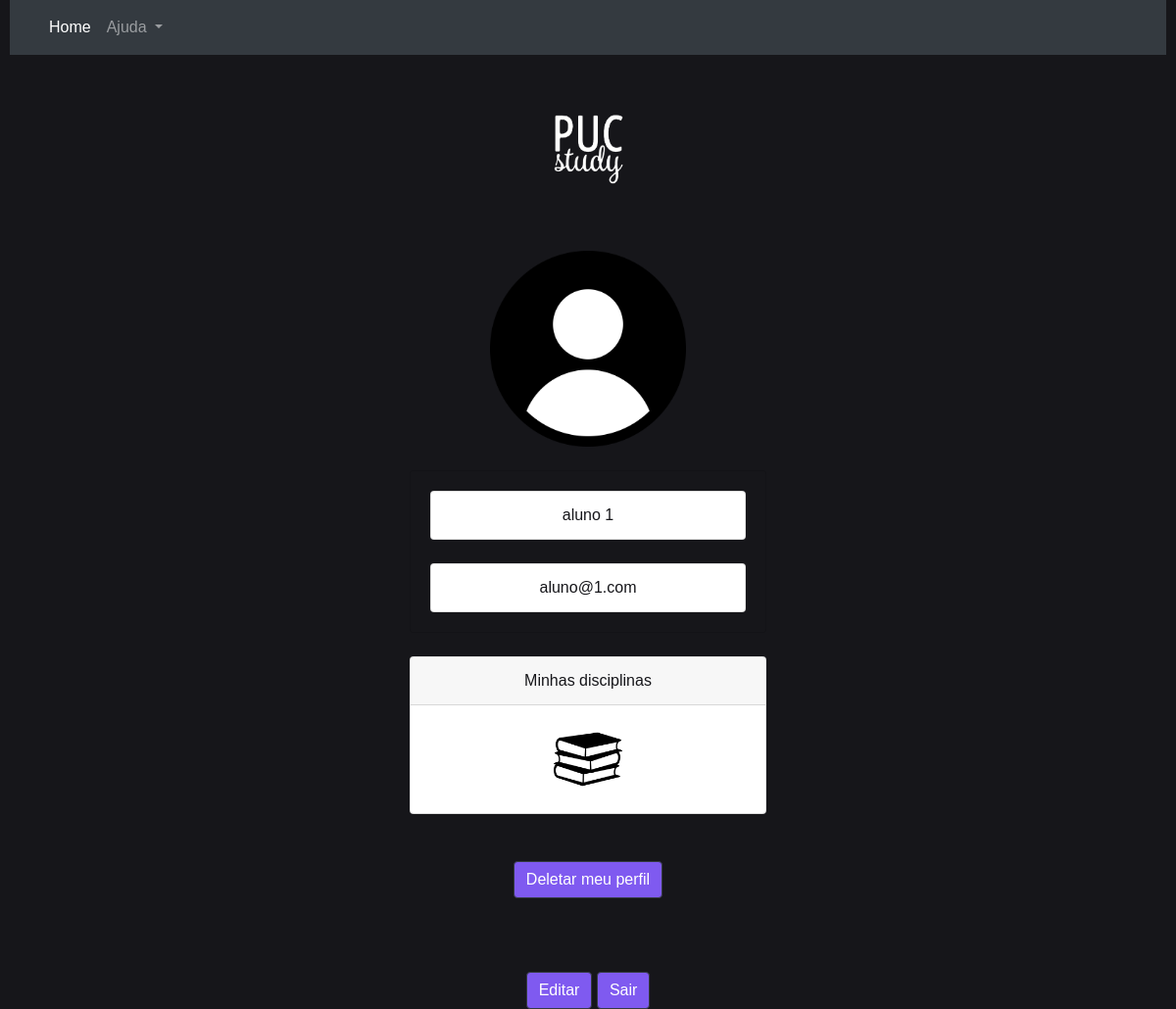
The page /perfilUsuario (signed in) on the database its author committed.
### first/models.py (models this page shows, shortened)
class Usuario(AbstractBaseUser):
    nome=models.CharField(max_length=30)
    sobrenome=models.CharField(max_length=30)
    email=models.EmailField(unique=True)
    is_admin = models.BooleanField(default=False)
    USERNAME_FIELD = 'email'
    REQUIRED_FIELDS = []
    objects = UserManager()

### first/views.py (the view)
# urls.py: path('perfilUsuario',views.perfilUsuario, name='perfilUsuario'),
def perfilUsuario(request):
    usuario = request.user
    return render(request, 'perfilusuario.html', {'usuario':usuario})

### first/templates/perfilusuario.html (shortened to what this page needs)
{% load static %}
<!DOCTYPE html>
<html lang="pt-br">
<head>
    <link rel="stylesheet" href="https://stackpath.bootstrapcdn.com/bootstrap/4.1.3/css/bootstrap.min.css">
</head>
<body>
  <nav class="navbar navbar-expand-lg navbar-dark bg-dark" style = "background: #31313d;">
    <div class="collapse navbar-collapse" id="conteudoNavbarSuportado">
      <ul class="navbar-nav mr-auto">
        <li class="nav-item active">
          <a class="nav-link" href="menu.html">Home <span class="sr-only">(página atual)</span></a>
        </li>
        <li class="nav-item dropdown">
          <a class="nav-link dropdown-toggle" href="#" id="navbarDropdown" role="button" data-toggle="dropdown" aria-haspopup="true" aria-expanded="false">
            Ajuda
          </a>
      </ul>
    </div>
  </nav>
  <br />
  <br />
    <img src = "../../static/logo puc study.png" alt="logo Puc Study"  height = "90">
    <br />
    <br />
    <img src = "../../static/Perfil.png" alt="icone da foto de perfil do usuário" width="200" height = "200" style = "display: block; margin-left: auto; margin-right: auto; margin-top: 1cm ;">
    <br />
    <div class="col-sm-4" style = "display: block; margin: auto;">
        <div class="card" style = "background-color: #16161a;">
          <div class="card-body">
            <ul class="list-group">
              <li class="list-group-item" style = "color: #16161a">{{usuario.nome}} {{usuario.sobrenome}}</li>
            </ul>
            <br />
            <ul class="list-group">
                <li class="list-group-item" style = "color: #16161a">{{usuario.email}}</li>
              </ul>
          </div>
    </div>
    <br />
    <div class="card text-center" style = "color: #16161a" >
      <div class="card-header">
        Minhas disciplinas
      </div>
      <div class="card-body">
        <img src = "../../static/Disciplinas.png" alt="icone das disciplinas" width="70" height = "70">
      </div>
    </div>
    </div>
    <br />
    <br />
    <button onclick="document.location='deletarPerfil.html'" type="button" class="btn btn-dark" style="display: block; margin:auto; background-color: #7f5af0; color: #fffffe">Deletar meu perfil</button>
    <div class="btn-group">
      <button  onclick="document.location='editarPerfil.html'" type="button" class="btn btn-dark" style = "display: block; margin-left:auto; margin-right:auto; margin-top: 2cm; background-color: #7f5af0; color: #fffffe">Editar</button>
    </div>
    <div class="btn-group">
      <button  onclick="document.location='menu.html'"class="btn btn-dark" style = "display: block; margin-left:auto; margin-right:auto; margin-top: 2cm ;background-color: #7f5af0; color: #fffffe">Sair</button>
    </div>
</body>
</html>

### first/templates/perfilusuario.html (style rules this page uses)
body { background:#16161a; text-align: center; padding-left: 10px; padding-right: 10px; font-family: allumi-std, sans-serif; font-style: normal; font-weight: 500; color: #fffffe; }

### rows shown on the page
Usuario: nome "aluno", sobrenome "1", email "aluno@1.com"
